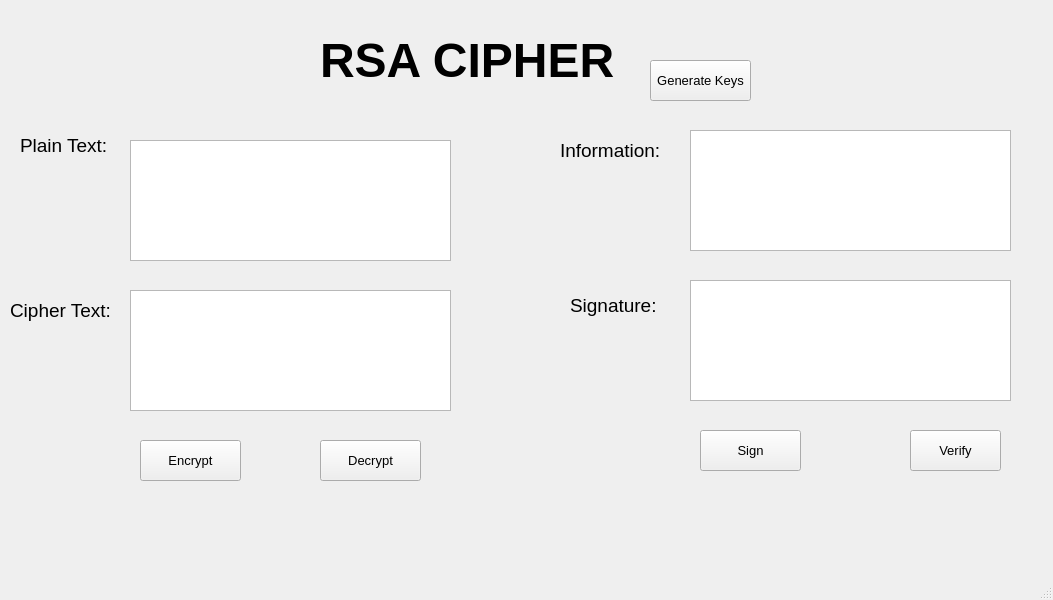
<?xml version="1.0" encoding="UTF-8"?>
<ui version="4.0">
 <class>MainWindow</class>
 <widget class="QMainWindow" name="MainWindow">
  <property name="geometry">
   <rect>
    <x>0</x>
    <y>0</y>
    <width>1053</width>
    <height>600</height>
   </rect>
  </property>
  <property name="windowTitle">
   <string>MainWindow</string>
  </property>
  <widget class="QWidget" name="centralwidget">
   <widget class="QLabel" name="label">
    <property name="geometry">
     <rect>
      <x>320</x>
      <y>20</y>
      <width>301</width>
      <height>81</height>
     </rect>
    </property>
    <property name="font">
     <font>
      <pointsize>36</pointsize>
      <weight>75</weight>
      <bold>true</bold>
     </font>
    </property>
    <property name="text">
     <string>RSA CIPHER</string>
    </property>
   </widget>
   <widget class="QLabel" name="label_2">
    <property name="geometry">
     <rect>
      <x>20</x>
      <y>130</y>
      <width>91</width>
      <height>31</height>
     </rect>
    </property>
    <property name="font">
     <font>
      <pointsize>14</pointsize>
     </font>
    </property>
    <property name="text">
     <string>Plain Text:</string>
    </property>
   </widget>
   <widget class="QLabel" name="label_3">
    <property name="geometry">
     <rect>
      <x>10</x>
      <y>300</y>
      <width>111</width>
      <height>21</height>
     </rect>
    </property>
    <property name="font">
     <font>
      <pointsize>14</pointsize>
     </font>
    </property>
    <property name="text">
     <string>Cipher Text:</string>
    </property>
   </widget>
   <widget class="QLabel" name="label_4">
    <property name="geometry">
     <rect>
      <x>570</x>
      <y>290</y>
      <width>91</width>
      <height>31</height>
     </rect>
    </property>
    <property name="font">
     <font>
      <pointsize>14</pointsize>
     </font>
    </property>
    <property name="text">
     <string>Signature:</string>
    </property>
   </widget>
   <widget class="QLabel" name="label_5">
    <property name="geometry">
     <rect>
      <x>560</x>
      <y>130</y>
      <width>111</width>
      <height>41</height>
     </rect>
    </property>
    <property name="font">
     <font>
      <pointsize>14</pointsize>
     </font>
    </property>
    <property name="text">
     <string>Information:</string>
    </property>
   </widget>
   <widget class="QToolButton" name="btn_encrypt">
    <property name="geometry">
     <rect>
      <x>140</x>
      <y>440</y>
      <width>101</width>
      <height>41</height>
     </rect>
    </property>
    <property name="font">
     <font>
      <pointsize>10</pointsize>
     </font>
    </property>
    <property name="text">
     <string>Encrypt</string>
    </property>
   </widget>
   <widget class="QToolButton" name="btn_sign">
    <property name="geometry">
     <rect>
      <x>700</x>
      <y>430</y>
      <width>101</width>
      <height>41</height>
     </rect>
    </property>
    <property name="font">
     <font>
      <pointsize>10</pointsize>
     </font>
    </property>
    <property name="text">
     <string>Sign</string>
    </property>
   </widget>
   <widget class="QToolButton" name="btn_decrypt">
    <property name="geometry">
     <rect>
      <x>320</x>
      <y>440</y>
      <width>101</width>
      <height>41</height>
     </rect>
    </property>
    <property name="font">
     <font>
      <pointsize>10</pointsize>
     </font>
    </property>
    <property name="text">
     <string>Decrypt</string>
    </property>
   </widget>
   <widget class="QToolButton" name="btn_verify">
    <property name="geometry">
     <rect>
      <x>910</x>
      <y>430</y>
      <width>91</width>
      <height>41</height>
     </rect>
    </property>
    <property name="font">
     <font>
      <pointsize>10</pointsize>
     </font>
    </property>
    <property name="text">
     <string>Verify</string>
    </property>
   </widget>
   <widget class="QToolButton" name="btn_gen_keys">
    <property name="geometry">
     <rect>
      <x>650</x>
      <y>60</y>
      <width>101</width>
      <height>41</height>
     </rect>
    </property>
    <property name="font">
     <font>
      <pointsize>10</pointsize>
     </font>
    </property>
    <property name="text">
     <string>Generate Keys</string>
    </property>
   </widget>
   <widget class="QTextEdit" name="txt_plain_text">
    <property name="geometry">
     <rect>
      <x>130</x>
      <y>140</y>
      <width>321</width>
      <height>121</height>
     </rect>
    </property>
   </widget>
   <widget class="QTextEdit" name="txt_sign">
    <property name="geometry">
     <rect>
      <x>690</x>
      <y>280</y>
      <width>321</width>
      <height>121</height>
     </rect>
    </property>
   </widget>
   <widget class="QTextEdit" name="txt_info">
    <property name="geometry">
     <rect>
      <x>690</x>
      <y>130</y>
      <width>321</width>
      <height>121</height>
     </rect>
    </property>
   </widget>
   <widget class="QTextEdit" name="txt_cipher_text">
    <property name="geometry">
     <rect>
      <x>130</x>
      <y>290</y>
      <width>321</width>
      <height>121</height>
     </rect>
    </property>
   </widget>
  </widget>
  <widget class="QMenuBar" name="menubar">
   <property name="geometry">
    <rect>
     <x>0</x>
     <y>0</y>
     <width>1053</width>
     <height>21</height>
    </rect>
   </property>
  </widget>
  <widget class="QStatusBar" name="statusbar"/>
 </widget>
 <resources/>
 <connections/>
</ui>
